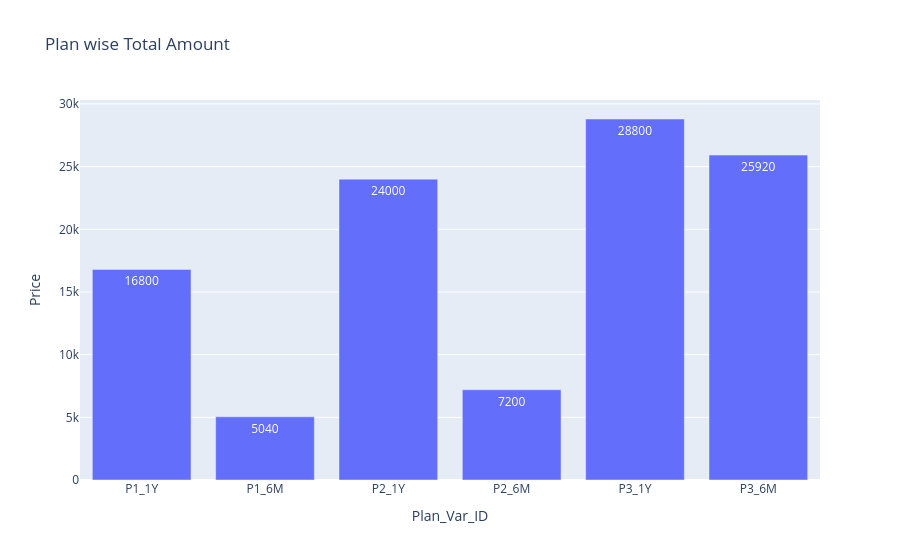

This figure's notebook cell:
### Code cell
fig = px.bar(data_frame = d, x='Plan_Var_ID',y='Price',text='Price',title = 'Plan wise Total Amount')
fig.show()

### Figure 1 — Plotly figure (JSON) as saved in the notebook; plotly's stock layout.template omitted (floating-point values rounded to 4 significant figures)
{"data": [{"hovertemplate": "Plan_Var_ID=%{x}<br>Price=%{text}<extra></extra>", "legendgroup": "", "marker": {"color": "#636efa", "pattern": {"shape": ""}}, "name": "", "orientation": "v", "showlegend": false, "text": [16800.0, 5040.0, 24000.0, 7200.0, 28800.0, 25920.0], "textposition": "auto", "type": "bar", "x": ["P1_1Y", "P1_6M", "P2_1Y", "P2_6M", "P3_1Y", "P3_6M"], "xaxis": "x", "y": [16800.0, 5040.0, 24000.0, 7200.0, 28800.0, 25920.0], "yaxis": "y"}], "layout": {"barmode": "relative", "legend": {"tracegroupgap": 0}, "title": {"text": "Plan wise Total Amount"}, "xaxis": {"anchor": "y", "domain": [0, 1], "title": {"text": "Plan_Var_ID"}}, "yaxis": {"anchor": "x", "domain": [0, 1], "title": {"text": "Price"}}}}
